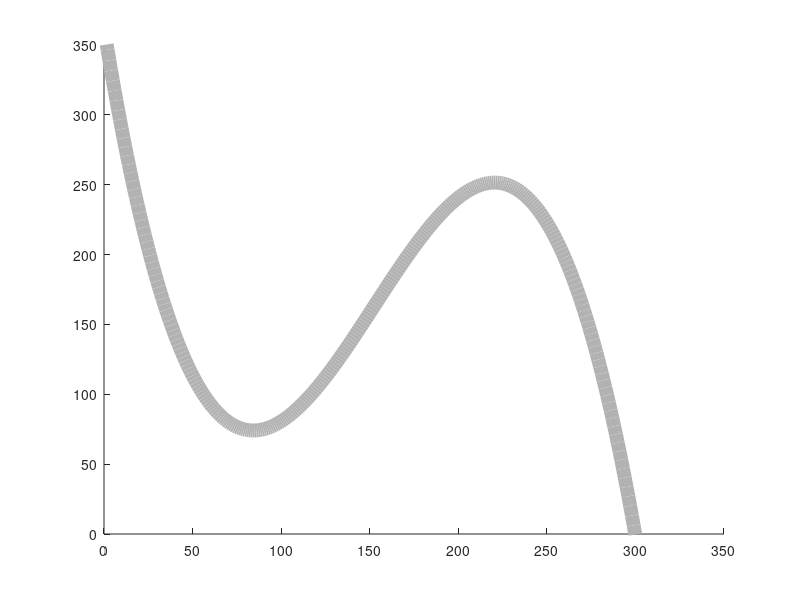

MATLAB code to generate this figure: (Note: this script raises an error after producing the figure.)
% Este código calcula varios parámetros y realiza una representación gráfica.

% Solicita al usuario que ingrese la velocidad de la curva.
disp("De 9.3991-15.7101 m/s o mayor se derrapa el carro")
v=input('Ingresa Velocidad de curva: ');

% Define los puntos de referencia para ajustar una función cúbica.
x1=10;y1=290;
x2=280;y2=120;
x3=90;y3=75;
x4=213;y4=250;

% Almacena los valores de y en un vector y los valores de x en una matriz.
valoresy=[y1; y2; y3; y4];
valoresx=[x1.^3,  x1.^2, x1, 1;
          x2.^3,  x2.^2, x2, 1;
          x3.^3,  x3.^2, x3, 1;
          x4.^3,  x4.^2, x4, 1];

% Calcula los coeficientes para una función cúbica.
abcd=valoresx\valoresy;

% Crea un vector de valores x para la representación gráfica.
vx=linspace(1,300,300);

% Calcula los valores de y utilizando la función cúbica.
vy=abcd(1)*vx.^3 + abcd(2)*vx.^2 + abcd(3)*vx + abcd(4);

% Define la función avy para los cálculos posteriores.
avy=@(x) abcd(1)*x.^3 + abcd(2)*x.^2 + abcd(3)*x + abcd(4);

% Crea una figura para la representación gráfica.
figure('Name', 'Gráfica de la función', 'NumberTitle', 'off');

% Establece límites en el eje de la gráfica.
hold on
axis([0,350,0,350])

% Representa la función en la gráfica.
plot(vx,avy(vx),'Color',[0.7 0.7 0.7],'LineWidth',10)
textoVelocidad="Velocidad en Curva: "+num2str(v);
text(75,275,textoVelocidad)

% Calcula las derivadas de la función para su uso posterior.
dvy=@(x) 3*abcd(1)*x.^2 + 2*abcd(2)*x + abcd(3);
ddvy=@(x) 6*abcd(1)*x+2*abcd(2);

% Calcula el radio de curvatura en función de x.
radioCurva=@(x)((1+dvy(x).^2).^(3/2))./abs(ddvy(x));

% Calcula la longitud de la curva.
longCurva=integral(dvy,300,0);
strLong="Longitud de Curva: "+num2str(longCurva);
text(75,325,strLong,"FontSize",15,"FontName","times")

% Encuentra los puntos de máximo y mínimo en la gráfica de la función.
minFun=find(avy(vx)==min(vy(50:125)));
maxFun=find(avy(vx)==max(vy(200:250)));

% Calcula el radio de curvatura en esos puntos.
radio1=radioCurva(minFun);
radio2=radioCurva(maxFun);

% Muestra el radio de curvatura en la gráfica.
strRad1=num2str(radio1);
text(70,130,strRad1);
strRad2=num2str(radio2);
text(200,200,strRad2);

% Inicializa los vectores vxradio1 y vxradio2 antes del bucle for.
vxradio1 = zeros(size(vx));
vxradio2 = zeros(size(vx));

% Rellena los vectores vxradio1 y vxradio2 con los valores de x que cumplen la condición.
for i=vx
    radio=radioCurva(i);
    if radio<50
        if i<150
            vxradio1(i) = i;
        else
            vxradio2(i) = i;
        end
    end
end

% Elimina los ceros de los vectores vxradio1 y vxradio2.
vxradio1(vxradio1 == 0) = [];
vxradio2(vxradio2 == 0) = [];

% Representa las zonas de derrape en la gráfica.
plot(vxradio1,avy(vxradio1),"Color",'yellow','LineWidth',9);
plot(vxradio2,avy(vxradio2),"Color",'yellow','LineWidth',9);

% Define las funciones para las rectas tangentes y perpendiculares.
vxTang=@(x) x:x+50;
vxPend=@(x) x-50:x;

rectaTang=@(x) avy(x)+dvy(x)*(vxTang(x)-x);
rectaPend=@(x) avy(x)+(-1./dvy(x))*(vxPend(x)-x);

% Crea figuras que representan las rectas tangentes y perpendiculares.
shape1=nsidedpoly(100,'Center',[min(vxradio1),vy(min(vxradio1))],'Radius',20);
grada1=polyshape([52,52+80,52+80,52],[70,70,70-10,70-10]);
plot(rotate(grada1,-48,[52,70]))

shape2=nsidedpoly(100,'Center',[min(vxradio2),vy(min(vxradio2))],'Radius',20);
grada2=polyshape([193,193+80,193+80,193],[261,261,261+10,261+10]);
plot(rotate(grada2,39,[193,261]))

% Define algunas constantes y calcula las velocidades máximas.
g=9.8;
friccCinetica=0.6;
friccEstatica=0.8;

vxvelmax1=radioCurva(vxradio1);
vxvelmax2=radioCurva(vxradio2);

for i=1:length(vxvelmax1)
    vmax=sqrt(g*friccEstatica*vxvelmax1(i));
    vxvelmax1(i)=vmax;
end

for i=1:length(vxvelmax2)
    vmax=sqrt(g*friccEstatica*vxvelmax2(i));
    vxvelmax2(i)=vmax;
end

% Calcula la energía perdida y la distancia máxima recorrida.
masa=750;
energiaPerdida=@(v) 0.5*masa*v^2;
distanciaRecorrida=@(v) v^2/(2*friccCinetica*g);

% Crea una línea animada para representar el recorrido del carro.
carro=animatedline;
clearpoints(carro);
breakk=0;
indexcurva=1;

% Recorre los valores de x para el carro.
for posx=vx
    indexcurva=posx-(min(vxradio1))+1;
    if ismember(posx,vxradio1)==1 && v>vxvelmax1(indexcurva)
        breakk=1; break
    else
        addpoints(carro,vx(posx),vy(posx))
        drawnow
    end
end

% Si se alcanza el derrape, realiza la representación de la zona de derrape.
if breakk==1
    for i=1:length(vxradio1)
        vxTangDerrape=vxTang(posx);
        vyTangDerrape=rectaTang(posx);
        addpoints(carro,vxTangDerrape(i),vyTangDerrape(i));
        drawnow
    end
    energiaTexto="Calor: "+num2str(energiaPerdida(v))+"J";
    distanciaTexto="dMax: "+num2str(distanciaRecorrida(v))+"m";
    text(75,250,energiaTexto);
    text(75,225,distanciaTexto);
end

% Añade títulos y etiquetas a tus gráficas.
title('Gráfica de la función')
xlabel('Eje X')
ylabel('Eje Y')
